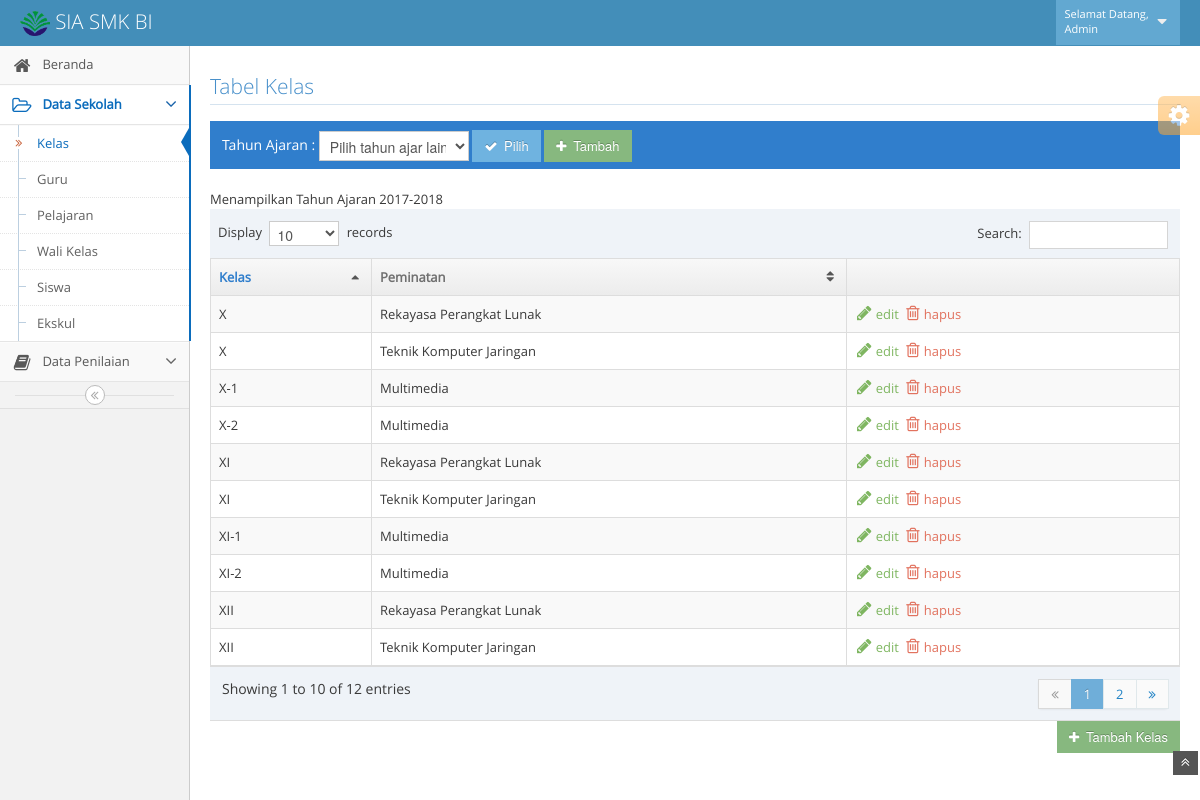
The app's page /admin/admin-kelas.php (signed in) with its own data.
### tables this page shows
CREATE TABLE `kelas` (
  `kode_kelas` int(4) NOT NULL,
  `tahun_ajar` varchar(10) NOT NULL,
  `kelas` varchar(5) NOT NULL,
  `peminatan` varchar(25) NOT NULL
);

### admin/admin-kelas.php (the view, shortened to what this page needs)
<?php
	include '../config.php';
	$user=$_SESSION['user'];
	$query="select nama_admin from administrator where user='$user'";
	$result=mysqli_query($koneksi,$query);
	        while($data=mysqli_fetch_array($result)){
	            $nama=$data['nama_admin'];}
	$queryta="select tahun_ajar from kelas order by kode_kelas desc limit 1";
	$ta=mysqli_query($koneksi,$queryta);
	$data=mysqli_fetch_array($ta);
	$tampilta=$data['tahun_ajar'];
?>
<!DOCTYPE html>
<html lang="en">
	<head>
		<link href="../assets/css/bootstrap.min.css" rel="stylesheet" />
		<link href="../assets/css/bootstrap-responsive.min.css" rel="stylesheet" />
		<link rel="stylesheet" href="../assets/css/font-awesome.min.css" />
		<link rel="stylesheet" href="../assets/css/chosen.css" />
		<link rel="stylesheet" href="../assets/css/ace-fonts.css" />
		<link rel="stylesheet" href="../assets/css/ace.min.css" />
		<link rel="stylesheet" href="../assets/css/ace-responsive.min.css" />
		<link rel="stylesheet" href="../assets/css/ace-skins.min.css" />
	</head>
	<body>
		<div class="navbar">
			<div class="navbar-inner">
				<div class="container-fluid">
					<a href="#" class="brand">
						<small>
							<img src="../assets/images/logobi-25.png" width="15%">
							SIA SMK BI
						</small>
					</a>
					<ul class="nav ace-nav pull-right">
						<li class="light-blue">
							<a data-toggle="dropdown" href="#" class="dropdown-toggle">
								<span class="user-info">
									<small>Selamat Datang,</small>
									<small><?php echo $nama ?></small>
								</span>
								<i class="icon-caret-down"></i>
							</a>
						</li>
					</ul>
				</div>
			</div>
		</div>
		<div class="main-container container-fluid">
			<div class="sidebar" id="sidebar">
				<ul class="nav nav-list">
					<li>
						<a href="admin.php">
							<i class="icon-home"></i>
							<span class="menu-text"> Beranda </span>
						</a>
					</li>
					<li class="active open">
						<a href="#" class="dropdown-toggle">
							<i class="icon-folder-open-alt "></i>
							<span class="menu-text"> Data Sekolah </span>
							<b class="arrow icon-angle-down"></b>
						</a>
						<ul class="submenu">
							<li class="active">
								<a href="admin-kelas.php">
									<i class="icon-double-angle-right"></i>Kelas
								</a>
							</li>
							<li>
								<a href="admin-guru.php">
									<i class="icon-double-angle-right"></i>Guru
								</a>
							</li>
							<li>
								<a href="admin-pel.php">
									<i class="icon-double-angle-right"></i>Pelajaran
								</a>
							</li>
							<li>
								<a href="admin-wk.php">
									<i class="icon-double-angle-right"></i>Wali Kelas
								</a>
							</li>
							<li>
								<a href="admin-siswa.php">
									<i class="icon-double-angle-right"></i>Siswa
								</a>
							</li>
							<li>
								<a href="admin-ekskul.php">
									<i class="icon-double-angle-right"></i>Ekskul
								</a>
							</li>
						</ul>
					</li>
					<li>
						<a href="#" class="dropdown-toggle">
							<i class="icon-book "></i>
							<span class="menu-text"> Data Penilaian </span>
							<b class="arrow icon-angle-down"></b>
						</a>
					</li>
				</ul>
				<div class="sidebar-collapse" id="sidebar-collapse">
					<i class="icon-double-angle-left"></i>
				</div>
			</div>
			<div class="main-content">
				<div class="page-content">
					<div class="row-fluid">
						<div class="span12">
							<div class="row-fluid">
								<a href="admin-kelas.php" title="Refresh Halaman ini ke Tahun Ajaran Terbaru">
									<h3 class="header smaller lighter blue">Tabel Kelas
									</h3>
								</a>
								<div class="table-header" style="line-height: 340%">
									<form class="form-inline" method="post" action="#">Tahun Ajaran :
										<select class="input-medium" name="thpel" title="daftar tahun ajaran">
											<option disabled="disabled" selected="selected">Pilih tahun ajar lain
											</option>
										</select>
										<button class="btn btn-small btn-info" type="submit" name="pilihth" value="submit" title="pilih tahun ajaran ini">
											<i class="icon-ok"></i> Pilih
										</button>
										<a href="#modal-tambah" role="button"  data-toggle="modal">
											<button onclick="return false;" class="btn btn-small btn-success" title="tambah tahun ajaran">
												<i class="icon-plus"></i> Tambah
											</button>
										</a>
									</form>
								</div>
								<table id="tabel-kls" class="table table-striped table-bordered table-hover">
									<thead>
										<tr>
											<th>Kelas</th>
											<th>Peminatan</th>
											<th></th>
										</tr>
									</thead>
									<tbody>
										<tr>
										<?php
									    	include '../config.php';
											if(isset($_POST['pilihth'])){
												$tahunpel=$_POST['thpel'];
												$_SESSION['thpel']=$_POST['thpel'];
												echo "Menampilkan Tahun Ajaran ";
												echo "$tahunpel";
											    $query="select * from kelas where tahun_ajar='$tahunpel'";
										    	$result=mysqli_query($koneksi,$query);
										    	while ($data=mysqli_fetch_array($result)) {
										    		echo "<td>".$data['kelas']."</td>
										    			<td>".$data['peminatan']."</td>
											    		";
											    	echo '<td class="td-actions">
														<div class="hidden-phone visible-desktop action-buttons">
															<a class="green" href="lihatkelas.php?kk='.$data['kode_kelas'].'" >
																<i class="icon-pencil bigger-130"> </i> edit
															</a>
															<a class="red" href="hapuskelas.php?kk='.$data['kode_kelas'].'">
																<i class="icon-trash bigger-130"> </i> hapus
															</a>
														</div>
														<div class="hidden-desktop visible-phone">
															<div class="inline position-relative">
																<button class="btn btn-minier btn-yellow dropdown-toggle" data-toggle="dropdown">
																	<i class="icon-caret-down icon-only bigger-120"></i>
																</button>
																<ul class="dropdown-menu dropdown-icon-only dropdown-yellow pull-right dropdown-caret dropdown-close">
																	<li>
																		<a href="lihatkelas.php?kk='.$data['kode_kelas'].'" class="tooltip-success" data-rel="tooltip" title="Edit">
																			<span class="green">
																				<i class="icon-edit bigger-120"></i>
																			</span>
																		</a>
																	</li>
																	<li>
																		<a class="red" href="hapuskelas.php?kk='.$data['kode_kelas'].'" class="tooltip-error" data-rel="tooltip" title="Hapus">
																			<span class="red">
																				<i class="icon-trash bigger-120"></i>
																			</span>
																		</a>
																	</li>
																</ul>
															</div>
														</div>
													</td>
												</tr>';
										    	}
												echo '</tr>
												</tbody>
											</table>';
												echo '<span class="pull-right">
														<a href="#modal-tambahkelaspilih" role="button"  data-toggle="modal">
															<button onclick="return false;" class="btn btn-small btn-success">
																<i class="icon-plus"></i> Tambah Kelas
															</button>
														</a>
													</span>'								;
										    }else{
											    $query="select * from kelas where tahun_ajar='$tampilta'";
										    	$result=mysqli_query($koneksi,$query);
										    	while ($data=mysqli_fetch_array($result)) {
										    		echo "<td>".$data['kelas']."</td>
											    		<td>".$data['peminatan']."</td>";
											    	echo '<td class="td-actions">
														<div class="hidden-phone visible-desktop action-buttons">
															<a class="green" href="lihatkelas.php?kk='.$data['kode_kelas'].'" >
																<i class="icon-pencil bigger-130"> </i> edit
															</a>
															<a class="red" href="hapuskelas.php?kk='.$data['kode_kelas'].'">
																<i class="icon-trash bigger-130"> </i> hapus
															</a>
														</div>
														<div class="hidden-desktop visible-phone">
															<div class="inline position-relative">
																<button class="btn btn-minier btn-yellow dropdown-toggle" data-toggle="dropdown">
																	<i class="icon-caret-down icon-only bigger-120"></i>
																</button>
																<ul class="dropdown-menu dropdown-icon-only dropdown-yellow pull-right dropdown-caret dropdown-close">
																	<li>
																		<a href="lihatkelas.php?kk='.$data['kode_kelas'].'" class="tooltip-success" data-rel="tooltip" title="Edit">
																			<span class="green">
																				<i class="icon-edit bigger-120"></i>
																			</span>
																		</a>
																	</li>
																	<li>
																		<a href="hapuskelas.php?kk='.$data['kode_kelas'].'" class="tooltip-error" data-rel="tooltip" title="Hapus">
																			<span class="red">
																				<i class="icon-trash bigger-120"></i>
																			</span>
																		</a>
																	</li>
																</ul>
															</div>
														</div>
													</td>
												</tr>';
												}
												echo '</tr>
												</tbody>
											</table>';
												echo '<span class="pull-right">
													<a href="#modal-tambahkelas" role="button"  data-toggle="modal">
														<button onclick="return false;" class="btn btn-small btn-success">
															<i class="icon-plus"></i> Tambah Kelas
														</button>
													</a>
												</span>';
											}
									    ?>
							</div>
						</div>
						<div class="ace-settings-container" id="ace-settings-container">
							<div class="btn btn-app btn-mini btn-warning ace-settings-btn" id="ace-settings-btn">
								<i class="icon-cog bigger-150"></i>
							</div>
						</div>
					</div>
				</div>
				<a href="#" id="btn-scroll-up" class="btn-scroll-up btn btn-small btn-inverse">
					<i class="icon-double-angle-up icon-only bigger-110" title="kembali ke atas"></i>
				</a>
	</body>
</html>

### records on screen
kelas: kelas "X", peminatan "Rekayasa Perangkat Lunak"
kelas: kelas "X", peminatan "Teknik Komputer Jaringan"
kelas: kelas "X-1", peminatan "Multimedia"
kelas: kelas "XI", peminatan "Rekayasa Perangkat Lunak"
kelas: kelas "XI", peminatan "Teknik Komputer Jaringan"
kelas: kelas "XI-1", peminatan "Multimedia"
kelas: kelas "XII", peminatan "Rekayasa Perangkat Lunak"
kelas: kelas "XII", peminatan "Teknik Komputer Jaringan"
kelas: kelas "X-2", peminatan "Multimedia"
kelas: kelas "XI-2", peminatan "Multimedia"

### other values on screen
$nama "Admin"
